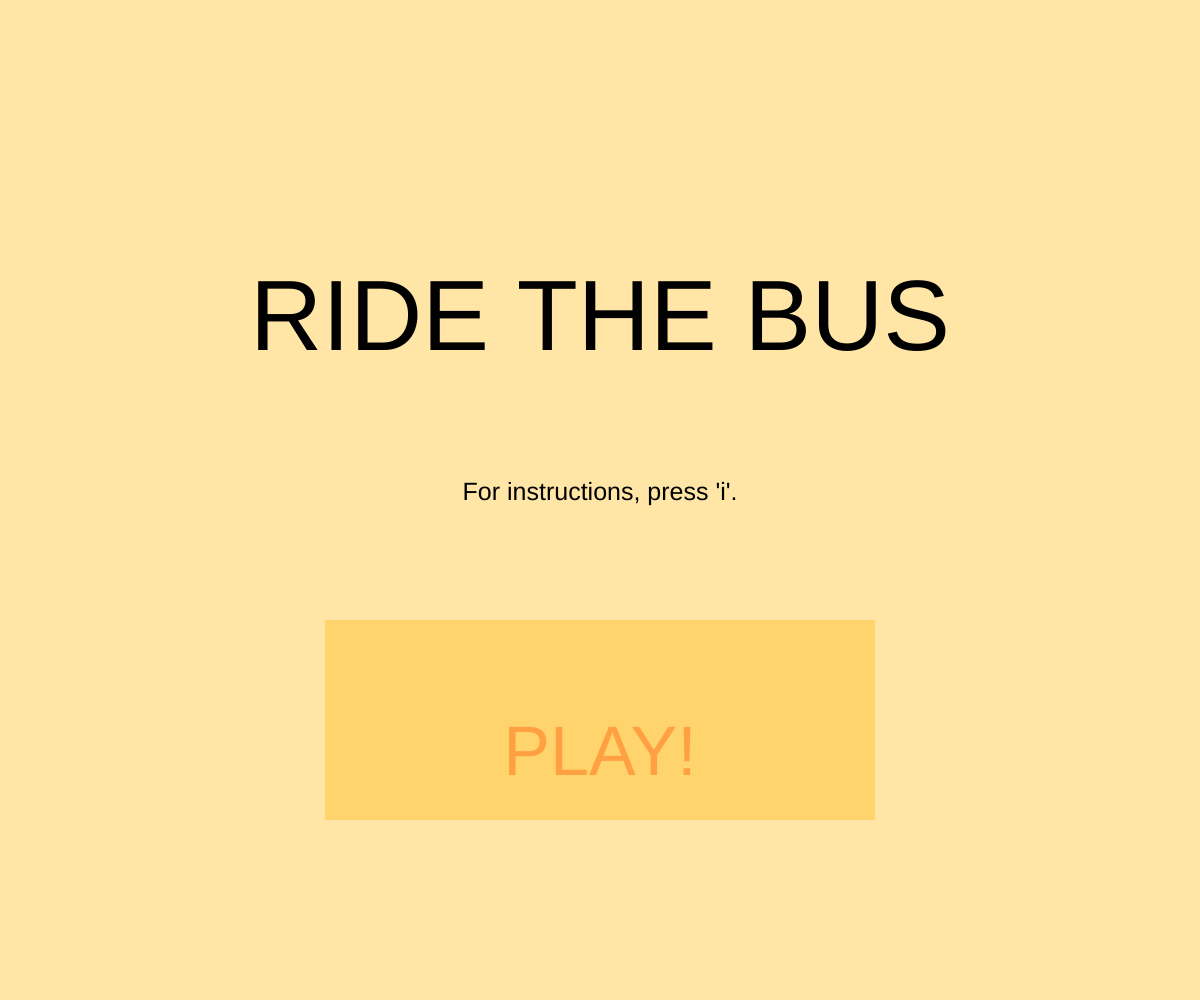
Frame 1 (no input)
Frame 60 (no input): identical to frame 1, image omitted
Frame 120 (the mouse pressed at the canvas centre since frame 60): identical to frame 1, image omitted

The p5.js sketch that drew this single still picture (run headless with seeded random() and noise() and a simulated clock; from frame 60 on, the mouse is pressed at the canvas centre):

// p5.js sketch
// ── sketch.js
// Ride the Bus Card Game
// Sadie McConnell
// Comp Sci 30
// 10/10/25

// RULES
// Round 1 : give one card face down, player guesses if it's red or black
// Round 2 : player guesses if the next face down card is higher or lower than previous card
// Round 3 : player guesses if the next face down card is "inside or outside" (in between previous cards or outside)
// Round 4 : player guesses what suit the last face down card is
// if player gets it wrong, dealer wins and reset game if some button 

//gamestates = startScreen(title and instructions prompt), instructions(the instructions), round1(red or black), round2(higher or lower), round3(inside or outside), round4(guessing what suit), wrongRestart(when the dealer would win and the player would restart the whole game), nextRound(a "correct! next round..." screen to transition to next round), winner(complete all levels perfectly)

let chosenSuit = [];
let chosenNumber = [];
let gameState = "startScreen";

function setup() {
  createCanvas(windowWidth, windowHeight);
  noStroke();
  titleScreen();
}

function draw() {
  transitionScreens();
}

function keyPressed(){
  if (keyCode === 73){
    gameState = "instructions";
    fill("white");
    rect(100, 100, width-200, height-200);

    textSize(40);
    fill(0);
    textAlign(CENTER);
    text("INSTRUCTIONS", width/2, height/2 - 300);

    textSize(30);
    text("Round 1: Guess if the face-down card is red (hearts or diamonds) or if it's black (spades or clubs)", width/2, height/2-200);
    text("Round 2: Guess if the face-down card is higher or lower than your previous card", width/2, height/2-100);
    text("Round 3: Guess if the face-down card is inside or outside your previous cards", width/2, height/2);
    text("Round 4: Guess what suit the face-down card is", width/2, height/2+100);
    text("Dealer wins if you lose at any round", width/2, height/2+200);
    textSize(20);
    text("*FYI; ACES ARE EQUIVALENT TO 1, JACKS ARE 11, QUEENS ARE 12, KINGS ARE 13*", width/2, height/2+300);
    text("Press esc to close instructions", width/2, height/2+350);
  }
  if (keyCode === ESCAPE && gameState === "instructions"){
    titleScreen();
  }
}

function titleScreen(){
  gameState = "startScreen";
  clear();
  background(255, 230, 167);
  textSize(100);
  textAlign(CENTER, BASELINE);
  text("RIDE THE BUS", width/2, height/2-150);
  textSize(25);
  text("For instructions, press 'i'.", width/2, height/2);

  fill(255, 212, 109);
  rectMode(CENTER);
  rect(width/2, 720, 550, 200);
  textAlign(CENTER);
  textSize(70);
  fill(255, 161, 66);
  text("PLAY!", width/2, height/2+275);
  rectMode(CORNER);
}

function spawnCard() {
  let card = {
    suits: ["hearts", "diamonds", "spades", "clubs"],
    number: [1, 2, 3, 4, 5, 6, 7, 8, 9, 10, 11, 12, 13],
  };
  chosenSuit.push(random(card.suits));
  chosenNumber.push(random(card.number));
  console.log(chosenNumber);
  console.log(chosenSuit);
}

function redOrBlack() {
  background(166,196,138);
  spawnCard();
  if (gameState === "round1"){
    let redButton = {
      x1: 300,
      y1: 650,
      buttonWidth: 350,
      buttonHeight: 150
    };
    let blackButton = {
      x1: width-700,
      y1: 650,
      buttonWidth: 350,
      buttonHeight: 150
    };
    fill(255, 0, 0);
    rect(redButton.x1, redButton.y1, redButton.buttonWidth, redButton.buttonHeight);
    fill(0);
    rect(blackButton.x1, blackButton.y1, blackButton.buttonWidth, blackButton.buttonHeight);
  }
}

function higherOrLower(){
  background(166,196,138);
  spawnCard();
  for (let n = 0; n < chosenNumber; n++){
    if (chosenNumber[1] === chosenNumber[0]){
      chosenNumber.pop();
      chosenSuit.pop();
      spawnCard();
    }
  }
  gameState = "round2";
  let redButton = {
    x1: 300,
    y1: 650,
    buttonWidth: 350,
    buttonHeight: 150
  };
  let blackButton = {
    x1: width-700,
    y1: 650,
    buttonWidth: 350,
    buttonHeight: 150
  };
  fill(255, 0, 0);
  rect(redButton.x1, redButton.y1, redButton.buttonWidth, redButton.buttonHeight);
  fill(0);
  rect(blackButton.x1, blackButton.y1, blackButton.buttonWidth, blackButton.buttonHeight);
}

function insideOrOutside(){
  background(166,196,138);
  spawnCard();
  for (let n = 0; n < chosenNumber; n++){
    if (chosenNumber[2] === chosenNumber[0] || chosenNumber[2] === chosenNumber[1]){
      chosenNumber.pop();
      chosenSuit.pop();
      spawnCard();
    }
  }
  gameState = "round3";
  let redButton = {
    x1: 300,
    y1: 650,
    buttonWidth: 350,
    buttonHeight: 150
  };
  let blackButton = {
    x1: width-700,
    y1: 650,
    buttonWidth: 350,
    buttonHeight: 150
  };
  fill(255, 0, 0);
  rect(redButton.x1, redButton.y1, redButton.buttonWidth, redButton.buttonHeight);
  fill(0);
  rect(blackButton.x1, blackButton.y1, blackButton.buttonWidth, blackButton.buttonHeight);
}

function whatSuit(){
  background(166,196,138);
  spawnCard();
  gameState = "round4";
  let redButton = {
    x1: 300,
    y1: 650,
    buttonWidth: 350,
    buttonHeight: 150
  };
  let blackButton = {
    x1: width-700,
    y1: 650,
    buttonWidth: 350,
    buttonHeight: 150
  };
  fill(255, 0, 0);
  rect(redButton.x1, redButton.y1, redButton.buttonWidth, redButton.buttonHeight);
  fill(0);
  rect(blackButton.x1, blackButton.y1, blackButton.buttonWidth, blackButton.buttonHeight);
}

function transitionScreens(){
  if (gameState === "wrongRestart"){
    clear();
    background(255, 230, 167);
    textSize(50);
    fill(0);
    textAlign(CENTER);
    text("DEALER WINS", width/2, height/2);
    textSize(20);
    text("Click to restart", width/2, height/2+200);
  }
  else if (gameState === "goTo2" || gameState === "goTo3" || gameState === "goTo4"){
    clear();
    background(166,196,138);
    textSize(50);
    fill(0);
    textAlign(CENTER, BASELINE);
    text("CORRECT!", width/2, height/2);
    textAlign(CENTER);
    textSize(20);
    text("Click to continue", width/2, height/2+200);
  }
}

function mousePressed(){
  //CODE FOR PLAY BUTTON//
  if (mouseX > width/2-275 && mouseX < width/2+275 && mouseY > 620 && mouseY < 820 && gameState === "startScreen"){
    clear();
    gameState = "round1";
    redOrBlack();
  }

  //CODE FOR RESETTING//
  if (gameState === "wrongRestart"){
    chosenSuit = [];
    chosenNumber = [];
    titleScreen();
  }

  //CODE FOR CONTINUING TO NEXT ROUND//
  if (gameState === "goTo2"){
    clear();
    higherOrLower();
  }
  else if (gameState === "goTo3"){
    clear();
    insideOrOutside();
  }
  else if (gameState === "goTo4"){
    clear();
    whatSuit();
  }

  //BUTTONS FOR 1ST ROUND//
  let redButton = {
    x1: 300,
    y1: 650,
    buttonWidth: 350,
    buttonHeight: 150
  };
  let blackButton = {
    x1: width-700,
    y1: 650,
    buttonWidth: 350,
    buttonHeight: 150
  };
  if (mouseX > redButton.x1 && mouseX < redButton.x1+redButton.buttonWidth && mouseY > redButton.y1 && mouseY < redButton.y1+redButton.buttonHeight && chosenSuit[0] === "hearts" && gameState === "round1" || mouseX > redButton.x1 && mouseX < redButton.x1+redButton.buttonWidth && mouseY > redButton.y1 && mouseY < redButton.y1+redButton.buttonHeight && chosenSuit[0] === "diamonds" && gameState === "round1") {
    console.log(true);
    gameState = "goTo2";
  }
  else if (mouseX > blackButton.x1 && mouseX < blackButton.x1+blackButton.buttonWidth && mouseY > blackButton.y1 && mouseY < blackButton.y1+blackButton.buttonHeight && chosenSuit[0] === "clubs" && gameState === "round1" || mouseX > blackButton.x1 && mouseX < blackButton.x1+blackButton.buttonWidth && mouseY > blackButton.y1 && mouseY < blackButton.y1+blackButton.buttonHeight && chosenSuit[0] === "spades" && gameState === "round1") {
    console.log(true);
    gameState = "goTo2";
  }
  else if (mouseX > redButton.x1 && mouseX < redButton.x1+redButton.buttonWidth && mouseY > redButton.y1 && mouseY < redButton.y1+redButton.buttonHeight && chosenSuit[0] === "spades" && gameState === "round1" || mouseX > redButton.x1 && mouseX < redButton.x1+redButton.buttonWidth && mouseY > redButton.y1 && mouseY < redButton.y1+redButton.buttonHeight && chosenSuit[0] === "clubs" && gameState === "round1") {
    console.log(false);
    gameState = "wrongRestart";
  }
  else if (mouseX > blackButton.x1 && mouseX < blackButton.x1+blackButton.buttonWidth && mouseY > blackButton.y1 && mouseY < blackButton.y1+blackButton.buttonHeight && chosenSuit[0] === "hearts" && gameState === "round1" || mouseX > blackButton.x1 && mouseX < blackButton.x1+blackButton.buttonWidth && mouseY > blackButton.y1 && mouseY < blackButton.y1+blackButton.buttonHeight && chosenSuit[0] === "diamonds" && gameState === "round1") {
    console.log(false);
    gameState = "wrongRestart";
  }

  //BUTTONS FOR 2ND ROUND//
  //LEFT BUTTON//
  if (mouseX > redButton.x1 && mouseX < redButton.x1+redButton.buttonWidth && mouseY > redButton.y1 && mouseY < redButton.y1+redButton.buttonHeight && chosenNumber[0] < chosenNumber[1] && gameState === "round2") {
    console.log(true);
    gameState = "goTo3";
  }
  //RIGHT BUTTON//
  else if (mouseX > blackButton.x1 && mouseX < blackButton.x1+blackButton.buttonWidth && mouseY > blackButton.y1 && mouseY < blackButton.y1+blackButton.buttonHeight && chosenNumber[0] > chosenNumber[1] && gameState === "round2") {
    console.log(true);
    gameState = "goTo3";
  }
  //LEFT BUTTON//
  else if (mouseX > redButton.x1 && mouseX < redButton.x1+redButton.buttonWidth && mouseY > redButton.y1 && mouseY < redButton.y1+redButton.buttonHeight && chosenNumber[0] > chosenNumber[1] && gameState === "round2") {
    console.log(false);
    gameState = "wrongRestart";
  }
  //RIGHT BUTTON//
  else if (mouseX > blackButton.x1 && mouseX < blackButton.x1+blackButton.buttonWidth && mouseY > blackButton.y1 && mouseY < blackButton.y1+blackButton.buttonHeight && chosenNumber[0] < chosenNumber[1] && gameState === "round2") {
    console.log(false);
    gameState = "wrongRestart";
  }

  //BUTTONS FOR 3RD ROUND//
  //INSIDE//
  if (mouseX > redButton.x1 && mouseX < redButton.x1+redButton.buttonWidth && mouseY > redButton.y1 && mouseY < redButton.y1+redButton.buttonHeight && chosenNumber[2] < chosenNumber[1] && chosenNumber[2] > chosenNumber[0] && gameState === "round3") {
    console.log(true);
    gameState = "goTo4";
  }
  //OUTSIDE//
  else if (mouseX > blackButton.x1 && mouseX < blackButton.x1+blackButton.buttonWidth && mouseY > blackButton.y1 && mouseY < blackButton.y1+blackButton.buttonHeight && chosenNumber[2] > chosenNumber[1] && chosenNumber[2] > chosenNumber[0] && gameState === "round3" || mouseX > blackButton.x1 && mouseX < blackButton.x1+blackButton.buttonWidth && mouseY > blackButton.y1 && mouseY < blackButton.y1+blackButton.buttonHeight && chosenNumber[2] < chosenNumber[1] && chosenNumber[2] < chosenNumber[0] && gameState === "round3" || mouseX > blackButton.x1 && mouseX < blackButton.x1+blackButton.buttonWidth && mouseY > blackButton.y1 && mouseY < blackButton.y1+blackButton.buttonHeight && chosenNumber[2] > chosenNumber[1] && chosenNumber[2] < chosenNumber[0] && gameState === "round3") {
    console.log(true);
    gameState = "goTo4";
  }
  else if (mouseX > redButton.x1 && mouseX < redButton.x1+redButton.buttonWidth && mouseY > redButton.y1 && mouseY < redButton.y1+redButton.buttonHeight && chosenNumber[2] > chosenNumber[1] && chosenNumber[2] > chosenNumber[0] && gameState === "round3" || mouseX > redButton.x1 && mouseX < redButton.x1+redButton.buttonWidth && mouseY > redButton.y1 && mouseY < redButton.y1+redButton.buttonHeight && chosenNumber[2] < chosenNumber[1] && chosenNumber[2] < chosenNumber[0] && gameState === "round3" || mouseX > redButton.x1 && mouseX < redButton.x1+redButton.buttonWidth && mouseY > redButton.y1 && mouseY < redButton.y1+redButton.buttonHeight && chosenNumber[2] > chosenNumber[1] && chosenNumber[2] < chosenNumber[0] && gameState === "round3") {
    console.log(false);
    gameState = "wrongRestart";
  }
  else if (mouseX > blackButton.x1 && mouseX < blackButton.x1+blackButton.buttonWidth && mouseY > blackButton.y1 && mouseY < blackButton.y1+blackButton.buttonHeight && chosenNumber[2] < chosenNumber[1] && chosenNumber[2] > chosenNumber[0] && gameState === "round3") {
    console.log(false);
    gameState = "wrongRestart";
  }
  //BUTTONS FOR 4TH ROUND//

}
